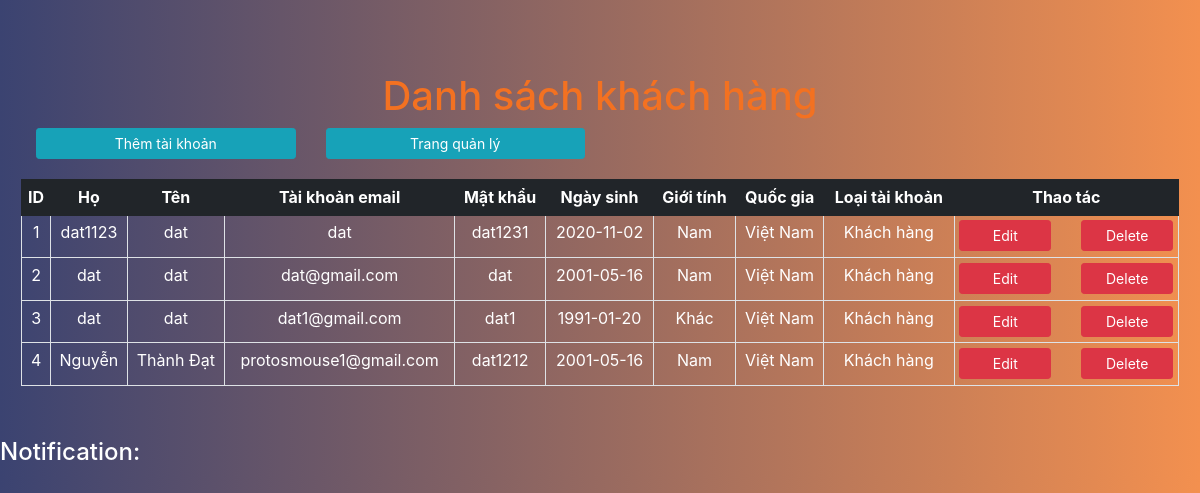
/BTL/people/admin/member/index.php, run on an earlier commit of the app's database.
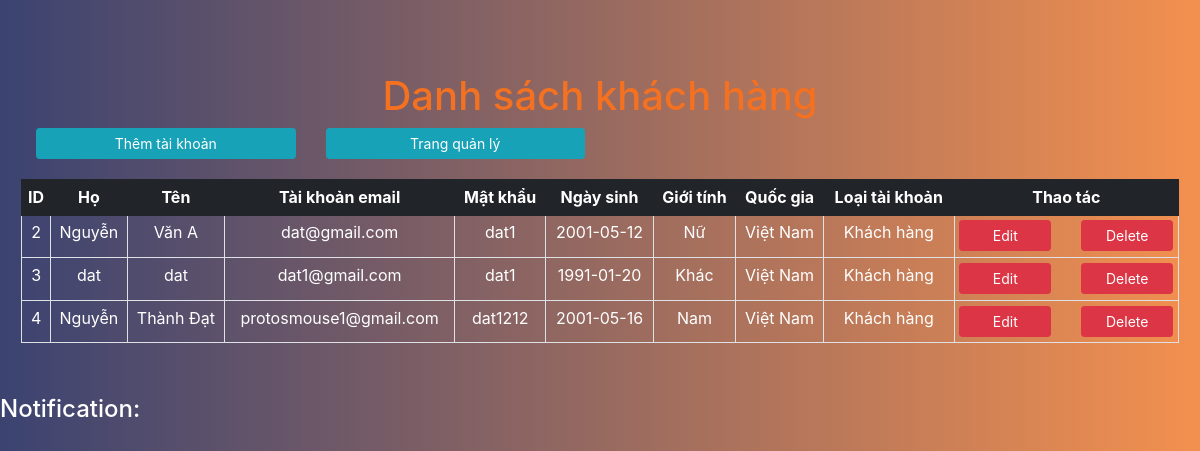
And on a later commit of the database.
### tables this page shows
CREATE TABLE `user` (
  `id` int(10) NOT NULL,
  `fn` varchar(20) NOT NULL,
  `ln` varchar(20) NOT NULL,
  `email` varchar(50) NOT NULL,
  `password` varchar(16) NOT NULL,
  `birth` date NOT NULL,
  `gender` varchar(10) NOT NULL,
  `country` varchar(15) NOT NULL,
  `type` varchar(10) NOT NULL
);

### BTL/people/admin/member/index.php (the view, shortened to what this page needs)
<!DOCTYPE html>
<html lang="en">
<head>
  <link href="https://maxcdn.bootstrapcdn.com/bootstrap/4.1.1/css/bootstrap.min.css" rel="stylesheet" id="bootstrap-css" />
  <link rel="stylesheet" href="../style.css" />
</head>
<body>
  <div class="container-fluid back-ground">
    <div class="head">
      <h1>Danh sách khách hàng</h1>
    </div>
    <div class="row">
      <div class="col-md-3 col-sm-4 col-6" style="padding-bottom: 20px;">
        <button type="button" class="btn btn-info btn-block btn-sm add-new">Thêm tài khoản</button>
      </div>
      <div class="col-md-3 col-sm-4 col-6" style="padding-bottom: 20px;">
        <button type="button" class="btn btn-info btn-block btn-sm" id="back">Trang quản lý</button>
      </div>
    </div>
    <div class="row table-responsive-sm">
      <table class="table table-bordered table-sm">
        <thead class="thead-dark">
          <tr>
            <th>ID</th>
            <th>Họ</th>
            <th>Tên</th>
            <th>Tài khoản email</th>
            <th>Mật khẩu</th>
            <th>Ngày sinh</th>
            <th>Giới tính</th>
            <th>Quốc gia</th>
            <th>Loại tài khoản</th>
            <th>Thao tác</th>
          </tr>
        </thead>
        <tbody>
          <?php
          include $_SERVER['DOCUMENT_ROOT'] . '/BTL/php/conn.php';
          $sql = "SELECT * FROM user where type != 'Admin'";
          $result = mysqli_query($con, $sql);
          while ($row = mysqli_fetch_assoc($result)) {
            $id = $row['id'];
            $fn = $row['fn'];
            $ln = $row['ln'];
            $email = $row['email'];
            $password = $row['password'];
            $birth = $row['birth'];
            $gender = $row['gender'];
            $country = $row['country'];
            $type = $row['type'];
          ?>
            <tr>
              <td><?php echo $id ?></td>
              <td><?php echo $fn ?></td>
              <td><?php echo $ln ?></td>
              <td><?php echo $email ?></td>
              <td><?php echo $password ?></td>
              <td><?php echo $birth ?></td>
              <td><?php echo $gender ?></td>
              <td><?php echo $country ?></td>
              <td><?php echo $type ?></td>
              <td>
                <div class="row">
                  <div class="col-6">
                    <button type="button" class="btn btn-danger btn-block btn-sm edit" id="<?php echo $id; ?>">Edit</button>
                  </div>
                  <div class="col-6">
                    <button type="button" class="btn btn-danger btn-block btn-sm delete" id="<?php echo $id; ?>">Delete</button>
                  </div>
                  <div class="col-6">
                  </div>
                  <div class="col-6">
                  </div>
                </div>
              </td>
            </tr>
          <?php
          }
          ?>
        </tbody>
      </table>
    </div>
  </div>
  <div>
    <h4 style="color: white;">Notification:</h4>
  </div>
</body>
</html>

What changed in the data, as far as the page shows it:
removed user: id "1", fn "dat1123", ln "dat", email "dat", password "dat1231", birth "2020-11-02", gender "Nam", country "Việt Nam", type "Khách hàng"
changed user "dat@gmail.com": fn "dat" → "Nguyễn"; ln "dat" → "Văn A"; password "dat" → "dat1"; birth "2001-05-16" → "2001-05-12"; gender "Nam" → "Nữ"
